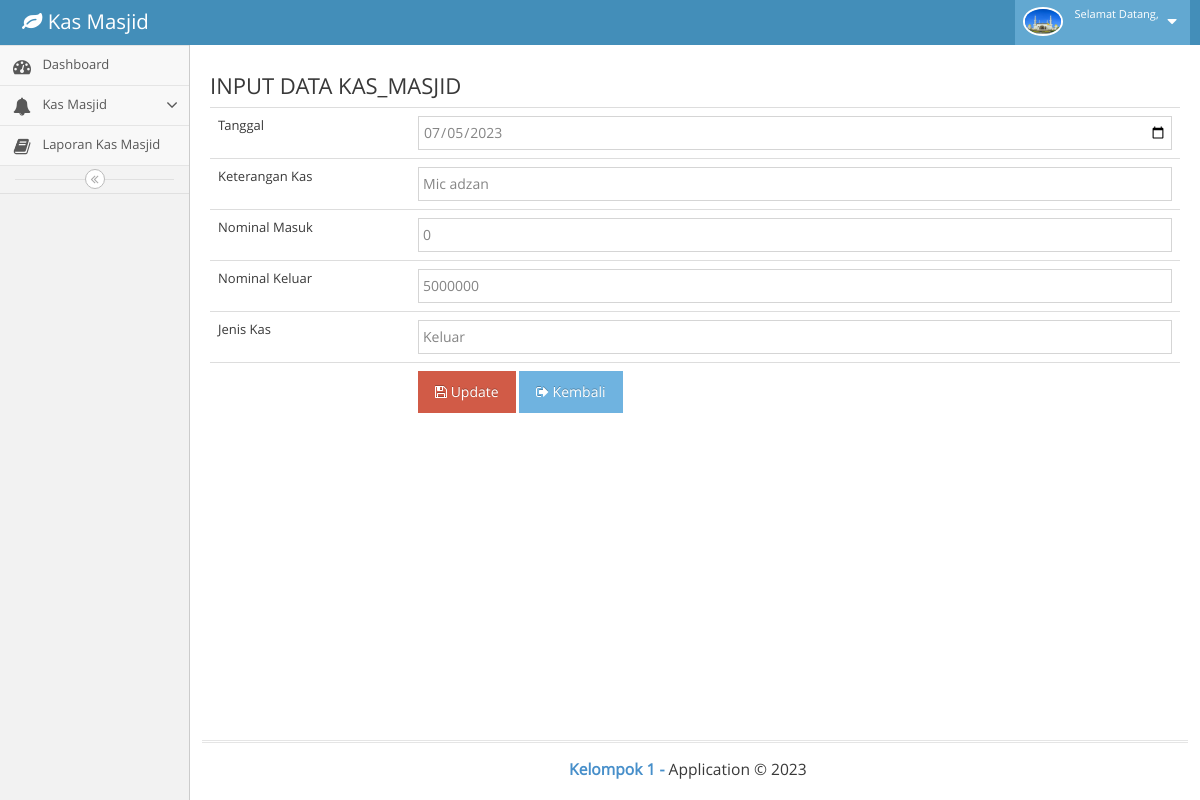
The app's page /rekap_kas_masjid/update/48 with its own data.
### tables this page shows
CREATE TABLE `kas_masjid` (
  `id_km` int(11) NOT NULL,
  `tgl_km` date NOT NULL,
  `uraian_km` varchar(200) NOT NULL,
  `masuk` int(11) NOT NULL,
  `keluar` int(11) NOT NULL,
  `jenis` enum('Masuk','Keluar') NOT NULL
);

### application/libraries/Template.php (called while the page is built)
<?php
Class Template{
    var $template_data = array();
    function set($name, $value)
    {
        $this->template_data[$name]=$value;
    }
    function load($template ='', $view ='', $view_data = array(), $return =FALSE)
    {
        $this->CI=& get_instance();
        $this->set('contents',$this->CI->load->view($view, $view_data, TRUE));
        return $this->CI->load->view($template, $this->template_data, $return);
    }
}

### application/controllers/Rekap_kas_masjid.php (called while the page is built, shortened)
<?php
class Rekap_kas_masjid extends CI_Controller
{
    public function update($id)
    {
        $row = $this->Rekap_kas_masjid_model->get_by_id($id);
        if ($row) {
            $data = array(
                'button' => 'Update',
                'action' => site_url('rekap_kas_masjid/update_action'),
                'id_km' => set_value('id_km', $row->id_km),
                'tgl_km' => set_value('tgl_km', $row->tgl_km),
                'uraian_km' => set_value('uraian_km', $row->uraian_km),
                'masuk' => set_value('masuk', $row->masuk),
                'keluar' => set_value('keluar', $row->keluar),
                'jenis' => set_value('jenis', $row->jenis),
            );
            $this->template->load('template','rekap_kas_masjid/kas_masjid_form', $data);
        } else {
            $this->session->set_flashdata('message', 'Record Not Found');
            redirect(site_url('rekap_kas_masjid'));
        }
    }
}

### index.php (called while the page is built, shortened)
<?php
require_once BASEPATH.'core/CodeIgniter.php';

### application/models/Rekap_kas_masjid_model.php (called while the page is built, shortened)
<?php
class Rekap_kas_masjid_model extends CI_Model
{
    public $table = 'kas_masjid';
    public $id = 'id_km';
    function get_by_id($id)
    {
        $this->db->where($this->id, $id);
        return $this->db->get($this->table)->row();
    }
}

### application/views/rekap_kas_masjid/kas_masjid_form.php (the view, shortened to what this page needs)
<div class="content-wrapper">
    <section class="content">
        <div class="box box-warning box-solid">
            <div class="box-header with-border">
                <h3 class="box-title">INPUT DATA KAS_MASJID</h3>
            </div>
            <form action="<?= $action; ?>" method="post">
				<table class='table table-bordered>'>
					<tr>
						<td width='200'>
							Tanggal <?= form_error('tgl_km') ?>
						</td>
						<td>
							<input type="date" class="form-control" name="tgl_km" id="tgl_km" placeholder="Tgl Km" value="<?= $tgl_km; ?>" />
						</td>
					</tr>
					<tr>
						<td width='200'>
							Keterangan Kas <?= form_error('uraian_km') ?>
						</td>
						<td>
							<input type="text" class="form-control" name="uraian_km" id="uraian_km" placeholder="Uraian Km" value="<?= $uraian_km; ?>" />
						</td>
					</tr>
					<tr>
						<td width='200'>
							Nominal Masuk <?= form_error('masuk') ?>
						</td>
						<td>
							<input type="text" class="form-control" name="masuk" id="masuk" placeholder="Nominal Masuk" value="<?= $masuk; ?>" />
						</td>
					</tr>
					<tr>
						<td width='200'>
							Nominal Keluar <?= form_error('keluar') ?>
						</td>
						<td>
							<input type="text" class="form-control" name="keluar" id="keluar" placeholder="Nominal Keluar" value="<?= $keluar; ?>" />
						</td>
					</tr>
					<tr>
						<td width='200'>
							Jenis Kas <?= form_error('jenis') ?>
						</td>
						<td>
							<input type="text" class="form-control" name="jenis" id="jenis" placeholder="Jenis" value="<?= $jenis; ?>" />
						</td>
					</tr>
					<tr>
						<td></td>
						<td>
							<button type="submit" class="btn btn-danger"><i class="fa fa-floppy-o"></i> <?= $button ?></button>
							<a href="<?= site_url('rekap_kas_masjid') ?>" class="btn btn-info"><i class="fa fa-sign-out"></i> Kembali</a>
						</td>
					</tr>
				</table>
			</form>
		</div>
	</section>
</div>

### records on screen
kas_masjid: tgl_km "07/05/2023", uraian_km "Mic adzan", masuk "0", keluar "5000000", jenis "Keluar"

### other values on screen
$button "Update"
